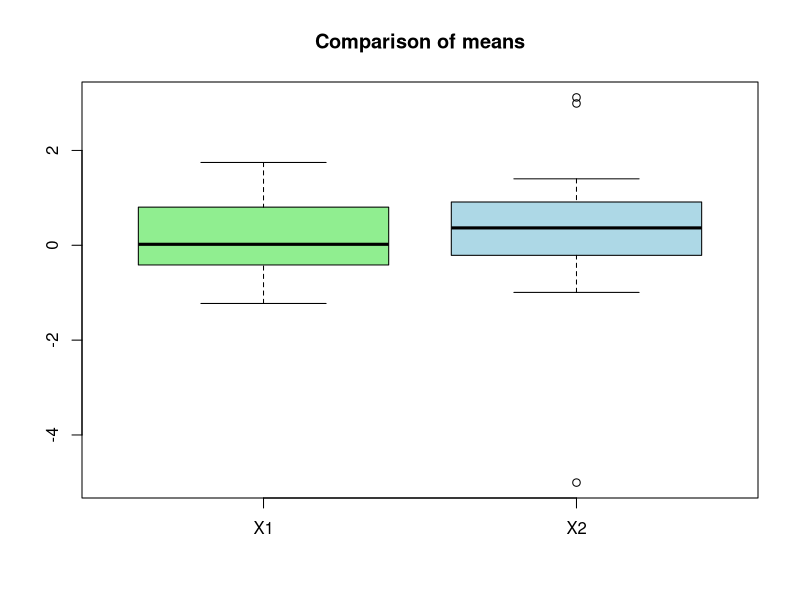

Here is the R script that generated this plot:
## ---- chunk 1

## Given data

x1 <- c(-0.673, -0.584, 0.572, -0.341, -0.218, 0.603, -0.415, -0.013, 0.763, 0.804, 0.054, 1.746, -0.472, 1.638, -0.578, 0.947, -0.329, -0.188, 0.794, 0.894, -1.227, 1.059)

x2 <- c(0.913, -0.639, 2.99, -5.004, 3.118, 0.1, 1.128, 0.579, 0.32, -0.488, -0.994, -0.212, 0.413, 1.401, 0.007, 0.568, -0.005, 0.696)

boxplot(x1, x2, names = c("X1", "X2"), col = c("lightgreen","lightblue"), main = "Comparison of means")

## ---- chunk 2

set.seed(1234)

n1 <- length(x1)
n2 <- length(x2)

## Bootstrap sampling

bootstrap_x1 <- replicate(10000, mean(sample(x1, n1, replace = TRUE)))
bootstrap_x2 <- replicate(10000, mean(sample(x2, n2, replace = TRUE)))

## Centering and resampling

x1_centre <- x1 - mean(x1)
x2_centre <- x2 - mean(x2)
combined_sample<- c(x1_centre, x2_centre)

bs_combined <- replicate(10000, {
  resampled <- sample(combined_sample, length(combined_sample), replace = TRUE)
  x1_resampled <- resampled[1:n1]
  x2_resampled <- resampled[(n1 + 1):length(resampled)]
  mean(x1_resampled) - mean(x2_resampled)
})


## ---- chunk 3
n1 <- length(x1)
n2 <- length(x2)

## Bootstrap sampling

bootstrap_x1 <- replicate(10000, mean(sample(x1, n1, replace = TRUE)))
bootstrap_x2 <- replicate(10000, mean(sample(x2, n2, replace = TRUE)))

## Centering and resampling

x1_centre <- x1 - mean(x1)
x2_centre <- x2 - mean(x2)
combined_sample<- c(x1_centre, x2_centre)

bs_combined <- replicate(10000, {
  resampled <- sample(combined_sample, length(combined_sample), replace = TRUE)
  x1_resampled <- resampled[1:n1]
  x2_resampled <- resampled[(n1 + 1):length(resampled)]
  mean(x1_resampled) - mean(x2_resampled)
})

## Observed mean difference
obs_diff <- mean(x1) - mean(x2)

t_test <- t.test(x1, x2)

p_value_x <- mean(abs(bootstrap_x1 - bootstrap_x2) >= abs(obs_diff))
p_value_combined <- mean(abs(bs_combined) >= abs(obs_diff))

ci_ind95 <- quantile(bootstrap_x1 - bootstrap_x2, c(0.025, 0.975))
ci_ind99 <- quantile(bootstrap_x1 - bootstrap_x2, c(0.005, 0.995))

ci_combined95 <- quantile(bs_combined, c(0.025, 0.975))
ci_combined99 <- quantile(bs_combined, c(0.005, 0.995))


cat("two_sample t.test")
cat("\nt-statistic: ", t_test$statistic)
cat("\np-value: ", t_test$p.value)
cat("\n95% CI: ", t_test$conf.int)


cat("\n\nIndependent Sampling")
cat("\np-value:", p_value_x)
cat("\n95% CI:", ci_ind95)
cat("\n99% CI:", ci_ind99)

cat("\n\nBootstrap Centering and Combining:")
cat("\nP-value:", p_value_combined)
cat("\n95% CI:", ci_combined95)
cat("\n99% CI:", ci_combined99)


## Decision making

if (p_value_x < 0.05) cat("Independent Sampling: Reject H0 at 0.05")
if (p_value_x < 0.01) cat("Independent Sampling: Reject H0 at 0.01")

if (p_value_combined < 0.05) cat("Combined Sampling: Reject H0 at 0.05")
if (p_value_combined < 0.01) cat("Combined Sampling: Reject H0 at 0.01")


## ---- chunk 4

combined_data <- c(x1, x2)

## Permutation test
permutation_diff <- replicate(10000, {
  p <- sample(combined_data)
  x1_p <- p[1:n1]
  x2_p <- p[(n1+1):length(p)]
  mean(x1_p) - mean(x2_p)
})

p_value_p <- mean(abs(permutation_diff) >= abs(obs_diff))

ci_perm95 <- quantile(permutation_diff, c(0.025, 0.975))
ci_perm99 <- quantile(permutation_diff, c(0.005, 0.995))

cat("Permutation Test:")
cat("\nP-value:", p_value_p)
cat("\n95% CI:", ci_perm95)
cat("\n99% CI:", ci_perm99)

## ---- chunk 5

## Wilcoxon test observed

wil_obs <- wilcox.test(x1, x2, exact = FALSE)$statistic

## Bootstrap Wilcoxon

bootstrap_wilcoxon <- replicate(10000, {
  x1_sample <- sample(x1, n1, replace = TRUE)
  x2_sample <- sample(x2, n2, replace = TRUE)
  wilcox.test(x1_sample, x2_sample, exact = FALSE)$statistic
})

wil_p_value <- mean(bootstrap_wilcoxon >= wil_obs)

ci_wilcox95 <- quantile(bootstrap_wilcoxon, c(0.025, 0.975))
ci_wilcox99 <- quantile(bootstrap_wilcoxon, c(0.005, 0.995))

cat("Wilcoxon Rank Sum Test:")
cat("\nObserved:", wil_obs)
cat("\nP-value:", wil_p_value)
cat("\n95% CI:", ci_wilcox95)
cat("\n99% CI:", ci_wilcox99)

## ---- chunk 6
t_test_stat = t_test$statistic
t_test_pval = t_test$p.value
t_test_ci = t_test$conf.int

## Table to compare results

results <- data.frame(
  Method = c(
    "Two-Sample t-Test",
    "Bootstrap Independent",
    "Bootstrap Combining",
    "Permutation Test",
    "Wilcoxon Test"
  ),
  `p-value` = c(
    round(t_test_pval, 3),
    round(p_value_x, 3),
    round(p_value_combined, 3),
    round(p_value_p, 3),
    round(wil_p_value, 3)
  ),
  `Statistic / Observed` = c(
    round(t_test_stat, 3),
    "N/A", 
    "N/A",  
    "N/A",  
    round(wil_obs, 3)
  ),
  `95% CI` = c(
    paste(round(t_test_ci[1], 3), round(t_test_ci[2], 3), sep = " to "),
    paste(round(ci_ind95[1], 3), round(ci_ind95[2], 3), sep = " to "),
    paste(round(ci_combined95[1], 3), round(ci_combined95[2], 3), sep = " to "),
    paste(round(ci_perm95[1], 3), round(ci_perm95[2], 3), sep = " to "),
    paste(round(ci_wilcox95[1], 3), round(ci_wilcox95[2], 3), sep = " to ")
  ),
  `99% CI` = c(
    "N/A",  
    paste(round(ci_ind99[1], 3), round(ci_ind99[2], 3), sep = " to "),
    paste(round(ci_combined99[1], 3), round(ci_combined99[2], 3), sep = " to "),
    paste(round(ci_perm99[1], 3), round(ci_perm99[2], 3), sep = " to "),
    paste(round(ci_wilcox99[1], 3), round(ci_wilcox99[2], 3), sep = " to ")
  )
)

print(results)


## ---- chunk 7

set.seed(1234)

n <- 200
x1 <- rnorm(n, mean = 2, sd = sqrt(3))
x2 <- runif(n, min=2, max = 4)
x3 <- runif(n, min=-2, max = 2)
e <- rt(n, df = 5)

y <- 3 + (2 * x1) + x2 + e


## ---- chunk 8

model <- lm(y ~ x1 + x2 + x3)

n_boot <-1000
boot_coeff <- replicate(n_boot, {
  residuals <- residuals(model)
  resampled_residuals <- sample(residuals, replace = TRUE)
  
  y_boot <- fitted(model) + resampled_residuals
  
  coef(lm(y_boot ~ x1 + x2 + x3))

})

ci_residual <- apply(boot_coeff, 1, function(coefs) {
    quantile(coefs, probs = c(0.025, 0.975))
  })

cat("Residual bootstrap\n")
print(ci_residual)

## ---- chunk 9

boot_coeff_pairs <- replicate(n_boot, {
  i <- sample(1:n, size = n, replace = TRUE)
  
  x1_boot <- x1[i]
  x2_boot <- x2[i]
  x3_boot <- x3[i]
  y_boot <- y[i]
  
  coef(lm(y_boot ~ x1_boot + x2_boot + x3_boot))
})

ci_pairs <- apply(boot_coeff_pairs, 1, function(coefs) {
  quantile(coefs, probs = c(0.025, 0.975))
})

cat("Pairs bootstrap for linear regression\n")
print(ci_pairs)

